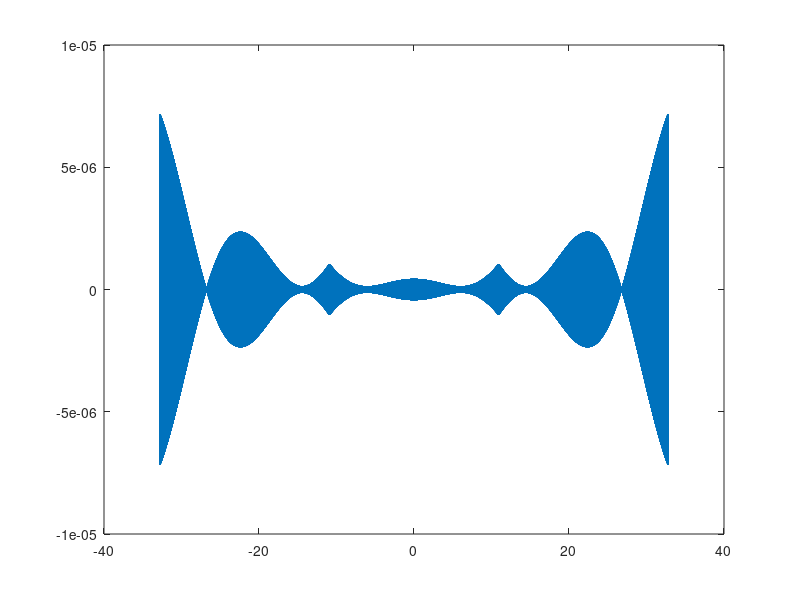

Write the MATLAB code that produced this figure.
clear

Amp = 1;
freqHz = 1;
fsHz = 65536;
dt = 1/fsHz;
index = 1;
sine = [];
sampleNumber = [];
for t = 0:dt:1-dt
   sine(index) = Amp * sin(2*pi*freqHz*t);
   sampleNumber(index) = index;
   index = index + 1;
end

% alternative to the above loop
% sine = Amp*sin(2*pi*freq*(0:dt:1-dt));

N = 65536 * 3;
transform = fft(sine,N)/N;
magTransform = abs(transform);

faxis = linspace(-fsHz/2,fsHz/2,N);
plot(faxis/1000,fftshift(magTransform));
axis([-40 40 0 0.6])
xlabel('Frequency (KHz)')
plot(faxis/1000,ifft(fftshift(magTransform)))